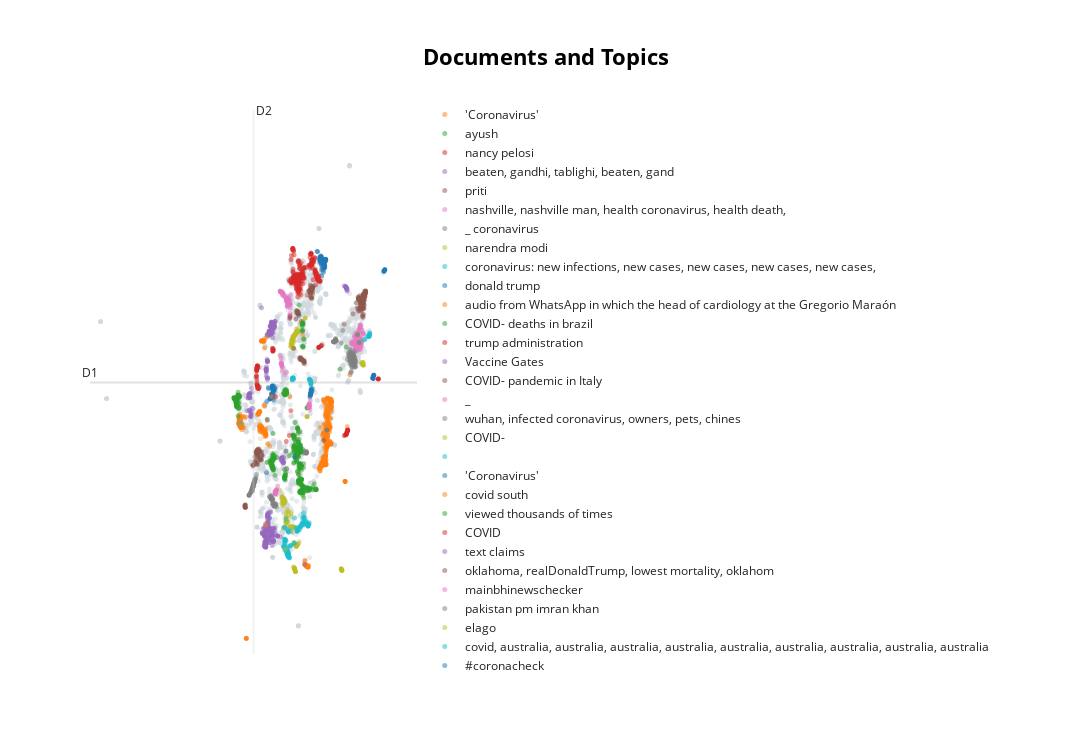

Notebook code cell kept with this figure:
### Markdown cell above
### <div style="border: 3px solid #FFFFF; padding: 10px; border-radius: 5px; background-color: #4a44c2;">4. Document Cluster Visualization</div>

### Code cell
# visualize documents
reduced_embeddings = UMAP(n_neighbors=10, n_components=2, min_dist=0.0, metric='cosine').fit_transform(embeddings_fake)

# Visualize the documents in 2-dimensional space and show the titles on hover instead of the abstracts
# NOTE: You can hide the hover with `hide_document_hover=True` which is especially helpful if you have a large dataset
topic_model_fake.visualize_documents([tweet for tweet in fake_tweets], reduced_embeddings=reduced_embeddings, custom_labels=True, hide_annotations=True, hide_document_hover=True)
